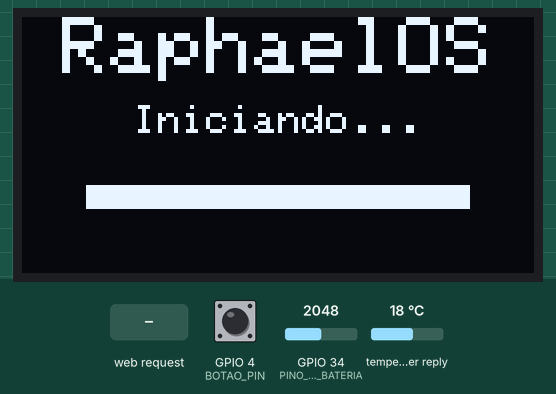
Simulated run of this sketch. Board: ESP32. On the bench: 128×64 one-colour display. The inputs (shaded band) are chosen by the test bench; at power-on: GPIO 4 (BOTAO_PIN) HIGH, GPIO 34 (PINO_ADC_BATERIA) = 2048, temperature in the weather reply 18 °C (analog values on the 0–4095 scale). WiFi joins after 1.5 s; servers stay silent unless stated; the local clock reads 2024-03-15 10:24:30 at power-on unless the sketch sets it; random numbers use the default seed unless the sketch sets one; EEPROM starts erased; web services answer with replies made up by the test bench.

Above: at 1.9 s.
5.1 s: GPIO 4 (BOTAO_PIN) pulled LOW for 0.15 s
At 5.58 s:
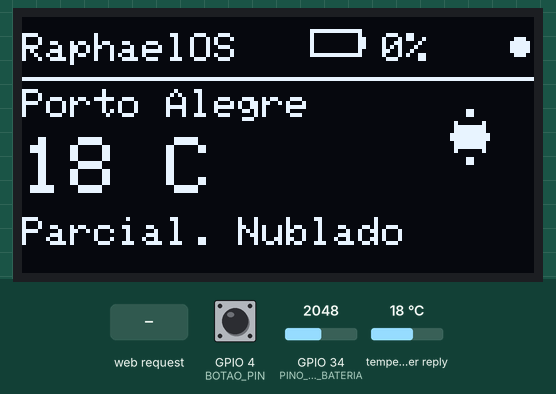
7.6 s: GPIO 4 (BOTAO_PIN) pulled LOW for 1 s
At 9.02 s:
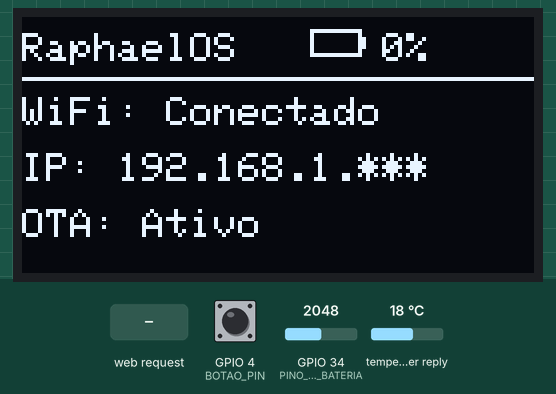
11.0 s: GPIO 4 (BOTAO_PIN) pulled LOW for 0.15 s
At 11.69 s:
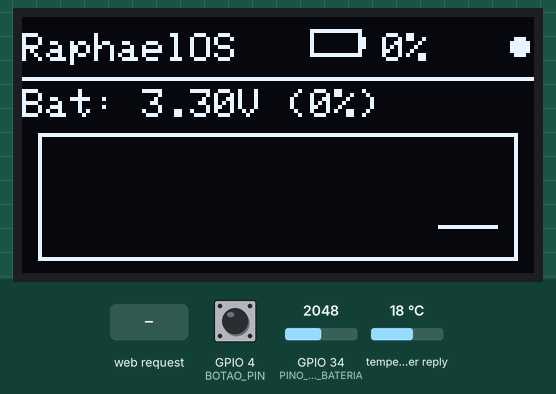
13.3 s: GPIO 4 (BOTAO_PIN) pulled LOW for 3.2 s
At 17.1 s:
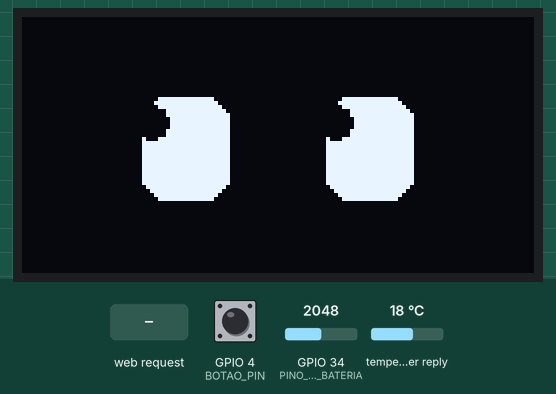
20.7 s: HTTP request GET /face?e=1 received
At 21.5 s:
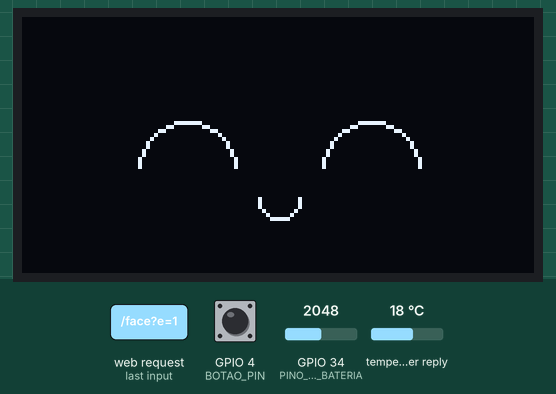
24.9 s: GPIO 4 (BOTAO_PIN) pulled LOW for 1 s
At 26.47 s:
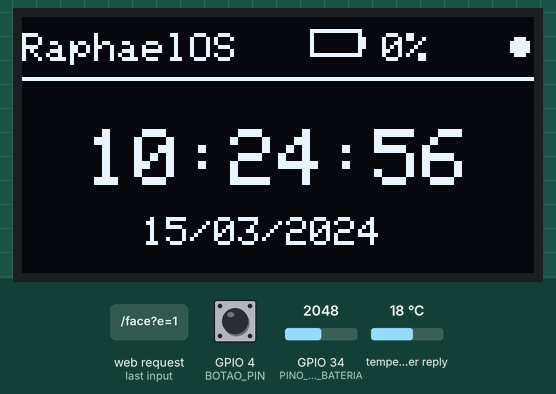

The sketch:

RaphaelOS.ino
```cpp
#include "display.h"
#include "wifi_app.h"
#include "weather.h"
#include "menu.h"
#include "system_status.h"

bool horarioSincronizado = false;

void setup() {
  Serial.begin(115200);

  iniciarDisplay();

  // Exibe a tela com a animação da barra de carregamento
  exibirTelaSplash();

  iniciarSistemaStatus();
  iniciarMenu();

  // Exibe mensagem de busca pelo Wi-Fi
  exibirTelaConectandoWiFi();
  iniciarWiFi();
}

void loop() {
  processarWebManager();
  checarOTA();
  checarBotao();

  atualizarLeituraBateria();

  if (estaConectadoWiFi() && !horarioSincronizado) {
    sincronizarHorario();
    horarioSincronizado = true;
  }

  atualizarWeather();
  desenharTela();
  delay(50);
}
```

display.cpp
```cpp
#include <WiFi.h>
#include <Wire.h>
#include <Adafruit_GFX.h>
#include <Adafruit_SSD1306.h>
#include "display.h"
#include "icons.h"
#include "menu.h"
#include "weather.h"
#include "wifi_app.h"
#include "system_status.h"
#include "face.h"

#define SDA_PIN 21
#define SCL_PIN 22

Adafruit_SSD1306 display(128, 64, &Wire, -1);

static int animFrame = 0;

void iniciarDisplay() {
  Wire.begin(SDA_PIN, SCL_PIN);
  display.begin(SSD1306_SWITCHCAPVCC, 0x3C);
  display.clearDisplay();
  display.setTextColor(SSD1306_WHITE);
}

void desenharTelaConectando(String mensagem, int progresso) {
  display.clearDisplay();

  // ZONA AMARELA: Nome do Sistema
  display.setTextSize(2);
  display.setCursor(10, 0);
  display.println("RaphaelOS");

  // ZONA AZUL: Progresso
  display.setTextSize(1);
  display.setCursor(10, 24);
  display.println(mensagem);

  display.drawRect(10, 42, 108, 10, SSD1306_WHITE);
  int larguraBarra = map(progresso, 0, 100, 0, 104);
  display.fillRect(12, 44, larguraBarra, 6, SSD1306_WHITE);

  display.display();
}

void exibirTelaSplash() {
  display.clearDisplay();

  // ZONA AMARELA
  display.setTextSize(2);
  display.setTextColor(SSD1306_WHITE);
  display.setCursor(10, 0);
  display.println("RaphaelOS");

  // ZONA AZUL
  display.setTextSize(1);
  display.setCursor(28, 22);
  display.println("Iniciando...");
  display.display();

  // Animação da barra na zona azul
  for (int i = 0; i <= 96; i += 4) {
    display.fillRect(16, 42, i, 6, SSD1306_WHITE);
    display.display();
    delay(50);
  }
}

void exibirTelaConectandoWiFi() {
  display.clearDisplay();

  // ZONA AMARELA
  display.setTextSize(2);
  display.setTextColor(SSD1306_WHITE);
  display.setCursor(10, 0);
  display.println("RaphaelOS");

  // ZONA AZUL
  display.setTextSize(1);
  display.setCursor(10, 24);
  display.println("Conectando Wi-Fi...");

  display.drawRect(14, 44, 100, 8, SSD1306_WHITE);
  display.display();
}

void desenharTela() {
  display.clearDisplay();

  int tela = obterTelaAtual();

  // TELA 0: MASCOTE (Tela cheia)
  if (tela == 0) {
    atualizarAnimacaoRosto();
    desenharRosto(display);
    display.display();
    return;
  }

  // =========================================================
  // 🟡 ZONA AMARELA (Y: 0 até 15) - CABEÇALHO FIXO
  // =========================================================
  display.setTextSize(1);
  display.setCursor(0, 4);
  display.print("RaphaelOS");

  // Bateria e Porcentagem na área amarela
  display.drawBitmap(72, 3, ICON_BATTERY, 16, 8, SSD1306_WHITE);
  display.setCursor(90, 4);
  display.print(String(obterPorcentagemBateria()) + "%");

  // Indicador do Wi-Fi (Ponto piscante amarelo no canto superior direito)
  animFrame = (animFrame + 1) % 10;
  if (estaConectadoWiFi() && animFrame > 4) {
    display.fillCircle(124, 7, 2, SSD1306_WHITE);
  }

  // Linha divisória amarela ajustada no limite exato da área amarela (Y = 15)
  display.drawLine(0, 15, 128, 15, SSD1306_WHITE);

  // =========================================================
  // 🔵 ZONA AZUL (Y: 16 até 63) - CONTEÚDO DAS TELAS
  // =========================================================

  if (tela == 1) { // TELA 1: RELÓGIO E DATA
    if (estaModoAutoAlternar()) {
      display.setCursor(0, 18);
      display.print("[AUTO]");
    }

    display.setTextSize(2);
    display.setCursor(16, 28);
    display.println(obterHoraFormatada());

    display.setTextSize(1);
    display.setCursor(30, 50);
    display.println(obterDataFormatada());
  }
  else if (tela == 2) { // TELA 2: CLIMA
    display.setTextSize(1);
    display.setCursor(0, 18);
    display.println(obterCidade());

    display.drawBitmap(104, 22, ICON_SUN, 16, 16, SSD1306_WHITE);

    display.setTextSize(2);
    display.setCursor(0, 30);
    display.println(obterTemperatura());

    display.setTextSize(1);
    display.setCursor(0, 50);
    display.println(obterCondicao());
  }
  else if (tela == 3) { // TELA 3: STATUS DO SISTEMA E REDE
    display.setTextSize(1);

    display.setCursor(0, 20);
    display.print("WiFi: ");
    display.println(estaConectadoWiFi() ? "Conectado" : "Desconectado");

    display.setCursor(0, 34);
    display.print("IP: ");
    display.println(obterIPWiFiFormatado());

    display.setCursor(0, 48);
    display.print("OTA: Ativo");
  }
  else if (tela == 4) { // TELA 4: GRÁFICO DA BATERIA
    display.setTextSize(1);

    // Título do gráfico na zona azul
    display.setCursor(0, 18);
    display.print("Bat: ");
    display.print(obterVoltagemBateria(), 2);
    display.print("V (");
    display.print(obterPorcentagemBateria());
    display.println("%)");

    // Moldura do gráfico ocupando o meio/fim da área azul
    display.drawRect(4, 29, 120, 32, SSD1306_WHITE);

    float* hist = obterHistoricoBateria();

    for (int i = 0; i < 59; i++) {
      float v1 = hist[i];
      float v2 = hist[i + 1];

      if (v1 == 0.0 || v2 == 0.0) continue;

      // Mapeia 3.0V ~ 4.2V para o interior da moldura azul (Y: 59 até Y: 31)
      int y1 = map(v1 * 100, 300, 420, 59, 31);
      int y2 = map(v2 * 100, 300, 420, 59, 31);

      y1 = constrain(y1, 31, 59);
      y2 = constrain(y2, 31, 59);

      int x1 = 6 + (i * 1.9);
      int x2 = 6 + ((i + 1) * 1.9);

      display.drawLine(x1, y1, x2, y2, SSD1306_WHITE);
    }
  }

  display.display();
}

void desenharProgressoWiFi(int progressoPercentual) {
  display.clearDisplay();

  // ZONA AMARELA
  display.setTextSize(2);
  display.setTextColor(SSD1306_WHITE);
  display.setCursor(10, 0);
  display.println("RaphaelOS");

  // ZONA AZUL
  display.setTextSize(1);
  display.setCursor(10, 22);
  display.println("Conectando Wi-Fi...");

  // Moldura da barra na zona azul
  display.drawRect(14, 42, 100, 10, SSD1306_WHITE);

  int larguraPreenchimento = map(progressoPercentual, 0, 100, 0, 96);
  if (larguraPreenchimento > 0) {
    display.fillRect(16, 44, larguraPreenchimento, 6, SSD1306_WHITE);
  }
  display.display();
}
```

display.h
```cpp
#ifndef DISPLAY_H
#define DISPLAY_H

#include <Arduino.h>

void iniciarDisplay();
void desenharTela();

// ⬅️ Adicione estas duas linhas abaixo:
void exibirTelaSplash();
void exibirTelaConectandoWiFi();
void desenharProgressoWiFi(int progressoPercentual);

#endif
```

face.cpp
```cpp
#include "face.h"

static Expressao expressaoAtual = NEUTRO;
static unsigned long ultimoTrocaMovimento = 0;
static unsigned long tempoProximoMovimento = 3000;

static unsigned long ultimoPiscar = 0;
static bool estaPiscando = false;

void definirExpressao(Expressao novaExpressao) {
  expressaoAtual = novaExpressao;
}

void proximaExpressao() {
  // Alterna manualmente se o usuário apertar o botão
  if (expressaoAtual == NEUTRO) expressaoAtual = FELIZ;
  else if (expressaoAtual == FELIZ) expressaoAtual = TRISTE;
  else if (expressaoAtual == TRISTE) expressaoAtual = DORMINDO;
  else expressaoAtual = NEUTRO;
}

// ⬅️ LÓGICA DE MOVIMENTOS AUTOMÁTICOS
void atualizarAnimacaoRosto() {
  unsigned long agora = millis();

  // Piscar de olhos natural a cada 3.5 segundos
  if (agora - ultimoPiscar > 3500) {
    estaPiscando = true;
    if (agora - ultimoPiscar > 3650) { // Fecha por 150ms
      estaPiscando = false;
      ultimoPiscar = agora;
    }
  }

  // Sorteia movimentos (Olhar para Lados / Ficar Feliz / Neutro) a cada tempo variado
  if (agora - ultimoTrocaMovimento > tempoProximoMovimento) {
    ultimoTrocaMovimento = agora;
    tempoProximoMovimento = random(2000, 5000); // Muda entre 2 e 5 segundos

    int sorteio = random(0, 100);

    if (sorteio < 40) {
      expressaoAtual = NEUTRO;
    } else if (sorteio < 60) {
      expressaoAtual = OLHANDO_ESQUERDA;
    } else if (sorteio < 80) {
      expressaoAtual = OLHANDO_DIREITA;
    } else if (sorteio < 92) {
      expressaoAtual = FELIZ;
    } else {
      expressaoAtual = PISCANDO;
    }
  }
}

void desenharRosto(Adafruit_SSD1306 &display) {
  // --- EXPRESSÃO: PISCANDO / FECHADO ---
  if (estaPiscando || expressaoAtual == PISCANDO || expressaoAtual == DORMINDO) {
    display.fillRect(30, 32, 22, 4, SSD1306_WHITE);
    display.fillRect(76, 32, 22, 4, SSD1306_WHITE);
    return;
  }

  // --- EXPRESSÃO: FELIZ (^ ^) ---
  if (expressaoAtual == FELIZ) {
    display.drawCircle(41, 38, 12, SSD1306_WHITE);
    display.fillRect(26, 38, 30, 15, SSD1306_BLACK);

    display.drawCircle(87, 38, 12, SSD1306_WHITE);
    display.fillRect(72, 38, 30, 15, SSD1306_BLACK);

    display.drawCircle(64, 45, 5, SSD1306_WHITE);
    display.fillRect(55, 35, 18, 10, SSD1306_BLACK);
    return;
  }

  // --- EXPRESSÃO: TRISTE ---
  if (expressaoAtual == TRISTE) {
    display.fillCircle(41, 32, 10, SSD1306_WHITE);
    display.fillCircle(87, 32, 10, SSD1306_WHITE);
    display.drawLine(26, 18, 49, 24, SSD1306_WHITE);
    display.drawLine(102, 18, 79, 24, SSD1306_WHITE);
    return;
  }

  // --- EXPRESSÃO: NEUTRA E OLHARES DIREÇÃO ---
  // Moldura dos olhos
  display.fillRoundRect(30, 20, 22, 26, 6, SSD1306_WHITE);
  display.fillRoundRect(76, 20, 22, 26, 6, SSD1306_WHITE);

  int offsetPupilaX = 0;
  if (expressaoAtual == OLHANDO_ESQUERDA) offsetPupilaX = -4;
  if (expressaoAtual == OLHANDO_DIREITA) offsetPupilaX = 4;

  // Pupilas dinâmicas que se movem!
  display.fillCircle(36 + offsetPupilaX, 26, 4, SSD1306_BLACK);
  display.fillCircle(82 + offsetPupilaX, 26, 4, SSD1306_BLACK);
}
```

face.h
```cpp
#ifndef FACE_H
#define FACE_H

#include <Adafruit_SSD1306.h>

enum Expressao {
  NEUTRO,
  FELIZ,
  TRISTE,
  PISCANDO,
  DORMINDO,
  OLHANDO_ESQUERDA,
  OLHANDO_DIREITA
};

void definirExpressao(Expressao novaExpressao);
void proximaExpressao();
void atualizarAnimacaoRosto(); // ⬅️ Atualização de movimentos automáticos
void desenharRosto(Adafruit_SSD1306 &display);

#endif
```

icons.h
```cpp
#ifndef ICONS_H
#define ICONS_H

#include <Arduino.h>

const unsigned char ICON_SUN[] PROGMEM = {
  0x00, 0x00, 0x01, 0x80, 0x01, 0x80, 0x00, 0x00,
  0x08, 0x10, 0x0f, 0xf0, 0x0f, 0xf0, 0x1f, 0xf8,
  0x1f, 0xf8, 0x0f, 0xf0, 0x0f, 0xf0, 0x08, 0x10,
  0x00, 0x00, 0x01, 0x80, 0x01, 0x80, 0x00, 0x00
};

const unsigned char ICON_BATTERY[] PROGMEM = {
  0xFF, 0xF8, 0x80, 0x08, 0x80, 0x0C, 0x80, 0x0C,
  0x80, 0x0C, 0x80, 0x08, 0xFF, 0xF8, 0x00, 0x00
};

#endif
```

menu.cpp
```cpp
#include "menu.h"
#include "face.h"
#include "wifi_app.h"

#define BOTAO_PIN 4

static int telaAtual = 0;
const int TOTAL_TELAS = 5;

static bool modoAutoAlternar = true;
unsigned long ultimoTrocaAuto = 0;
unsigned long ultimoInteracaoUsuario = 0;

const unsigned long TEMPO_AUTO_TROCA = 5000;
const unsigned long TEMPO_VOLTAR_AUTO = 15000;

unsigned long tempoPressionado = 0;
bool botaoPressionado = false;
const unsigned long TEMPO_PRESSIONADO_LONGO = 500;

void iniciarMenu() {
  pinMode(BOTAO_PIN, INPUT_PULLUP);
}

bool estaModoAutoAlternar() {
  return modoAutoAlternar;
}

void checarBotao() {
  unsigned long agora = millis();

  if (modoAutoAlternar) {
    if (agora - ultimoTrocaAuto > TEMPO_AUTO_TROCA) {
      telaAtual = (telaAtual == 0) ? 1 : 0;
      ultimoTrocaAuto = agora;
    }
  } else {
    if (agora - ultimoInteracaoUsuario > TEMPO_VOLTAR_AUTO) {
      modoAutoAlternar = true;
      telaAtual = 0;
      ultimoTrocaAuto = agora;
    }
  }

  int estadoBotao = digitalRead(BOTAO_PIN);

  if (estadoBotao == LOW && !botaoPressionado) {
    botaoPressionado = true;
    tempoPressionado = agora;
  }

  if (estadoBotao == HIGH && botaoPressionado) {
    unsigned long duracaoClique = agora - tempoPressionado;
    botaoPressionado = false;

    if (duracaoClique > 50) { // Debounce
      ultimoInteracaoUsuario = agora;
      modoAutoAlternar = false;

      // Tela 0: Mascote
      if (telaAtual == 0) {
        if (duracaoClique >= TEMPO_PRESSIONADO_LONGO) {
          telaAtual = (telaAtual + 1) % TOTAL_TELAS;
        } else {
          proximaExpressao();
        }
      }
      // Tela 3: Status / Wi-Fi
      else if (telaAtual == 3) {
        if (duracaoClique >= TEMPO_PRESSIONADO_LONGO) {
          alternarRevelarIP(); // ⬅️ Manter pressionado revela/esconde o IP
        } else {
          telaAtual = (telaAtual + 1) % TOTAL_TELAS; // ⬅️ Clique curto avança a tela
        }
      }
      // Demais telas
      else {
        telaAtual = (telaAtual + 1) % TOTAL_TELAS;
      }
    }
  }
}

int obterTelaAtual() {
  return telaAtual;
}
```

menu.h
```cpp
#ifndef MENU_H
#define MENU_H

#include <Arduino.h>

void iniciarMenu();
void checarBotao();
int obterTelaAtual();
bool estaModoAutoAlternar();

#endif
```

system_status.cpp
```cpp
#include "system_status.h"

#define PINO_ADC_BATERIA 34

// Histórico para o gráfico (60 pontos cobrem bem a largura da tela OLED)
static float historicoBateria[60];
static float voltagemAtual = 0.0;
static unsigned long ultimaLeitura = 0;

void iniciarSistemaStatus() {
  analogReadResolution(12); // Resolução de 12 bits (0 a 4095)

  // Preenche o histórico inicial com 0.0
  for (int i = 0; i < 60; i++) {
    historicoBateria[i] = 0.0;
  }
}

void atualizarLeituraBateria() {
  unsigned long agora = millis();

  // Atualiza a leitura a cada 1 segundo (1000ms)
  if (agora - ultimaLeitura >= 1000 || ultimaLeitura == 0) {
    ultimaLeitura = agora;

    int leituraADC = analogRead(PINO_ADC_BATERIA);
    // Fórmula para divisor de tensão 100k/100k (fator x2)
    voltagemAtual = (leituraADC / 4095.0) * 3.3 * 2.0;

    // Desloca o histórico para a esquerda (efeito scroll do gráfico)
    for (int i = 0; i < 59; i++) {
      historicoBateria[i] = historicoBateria[i + 1];
    }
    historicoBateria[59] = voltagemAtual;
  }
}

float obterVoltagemBateria() {
  return voltagemAtual;
}

int obterPorcentagemBateria() {
  int pct = map(voltagemAtual * 100, 330, 420, 0, 100);
  if (pct > 100) pct = 100;
  if (pct < 0) pct = 0;
  return pct;
}

float* obterHistoricoBateria() {
  return historicoBateria;
}
```

system_status.h
```cpp
#ifndef SYSTEM_STATUS_H
#define SYSTEM_STATUS_H

#include <Arduino.h>

void iniciarSistemaStatus();
void atualizarLeituraBateria();
float obterVoltagemBateria();
int obterPorcentagemBateria();
float* obterHistoricoBateria();

#endif
```

weather.cpp
```cpp
#include <WiFi.h>
#include <HTTPClient.h>
#include <ArduinoJson.h>
#include "weather.h"
#include "wifi_app.h"

const String LAT = "-30.08986702777224";
const String LON = "-51.09361593408104";

// Nome da sua cidade configurado manualmente
const String NOME_CIDADE = "Porto Alegre"; // ⬅️ Troque pelo nome que desejar (ex: "Porto Alegre", "Viamao")

static String temperatura = "-- C";
static String condicao = "Conectando...";

unsigned long ultimoTempoAtualizacao = 0;
const unsigned long INTERVALO_ATUALIZACAO = 300000; // 5 minutos

String traduzirCodigoClima(int code) {
  if (code == 0) return "Ceu Limpo";
  if (code >= 1 && code <= 3) return "Parcial. Nublado";
  if (code >= 45 && code <= 48) return "Nevoeiro";
  if (code >= 51 && code <= 67) return "Garoa / Chuva";
  if (code >= 80 && code <= 82) return "Pancadas Chuva";
  if (code >= 95) return "Tempestade";
  return "Nublado";
}

void iniciarWeather() {
  condicao = "Conectando WiFi";
}

void atualizarWeather() {
  if (!estaConectadoWiFi()) {
    condicao = "Sem WiFi...";
    return;
  }

  if (millis() - ultimoTempoAtualizacao < INTERVALO_ATUALIZACAO && temperatura != "-- C") {
    return;
  }

  ultimoTempoAtualizacao = millis();

  HTTPClient http;
  String url = "http://api.open-meteo.com/v1/forecast?latitude=" + LAT + "&longitude=" + LON + "&current_weather=true";

  http.begin(url);
  int httpCode = http.GET();

  if (httpCode == HTTP_CODE_OK) {
    String payload = http.getString();
    JsonDocument doc;
    DeserializationError error = deserializeJson(doc, payload);

    if (!error) {
      float temp = doc["current_weather"]["temperature"];
      int weatherCode = doc["current_weather"]["weathercode"];

      temperatura = String((int)round(temp)) + " C";
      condicao = traduzirCodigoClima(weatherCode);
    } else {
      condicao = "Erro no JSON";
    }
  } else {
    condicao = "Erro HTTP: " + String(httpCode);
  }

  http.end();
}

String obterTemperatura() {
  return temperatura;
}

String obterCondicao() {
  return condicao;
}

// ⬅️ Função que retorna o nome da sua cidade
String obterCidade() {
  return NOME_CIDADE;
}
```

weather.h
```cpp
#ifndef WEATHER_H
#define WEATHER_H

#include <Arduino.h>

void iniciarWeather();
void atualizarWeather();
String obterTemperatura();
String obterCondicao();
String obterCidade();

#endif
```

wifi_app.h
```cpp
#ifndef WIFI_APP_H
#define WIFI_APP_H

#include <Arduino.h>

void iniciarWiFi();
void checarOTA();
bool estaConectadoWiFi();
String obterIPWiFi();
int obterSinalWiFi();
void sincronizarHorario();
String obterHoraFormatada();
String obterDataFormatada();
void processarWebManager(); // ⬅️ Trata o servidor Web e o Portal
bool estaEmModoAP();        // ⬅️ Retorna true se estiver no modo Ponto de Acesso
void alternarRevelarIP();
String obterIPWiFiFormatado();
#endif
```

Source omitted: wifi_app.cpp (5639 bytes)

Measured:
- what the display in image 4 shows lasts 3.2 s, from 16.5 s to 19.7 s
- what the display in image 5 shows lasts 2.8 s, from 20.8 s to 23.6 s
